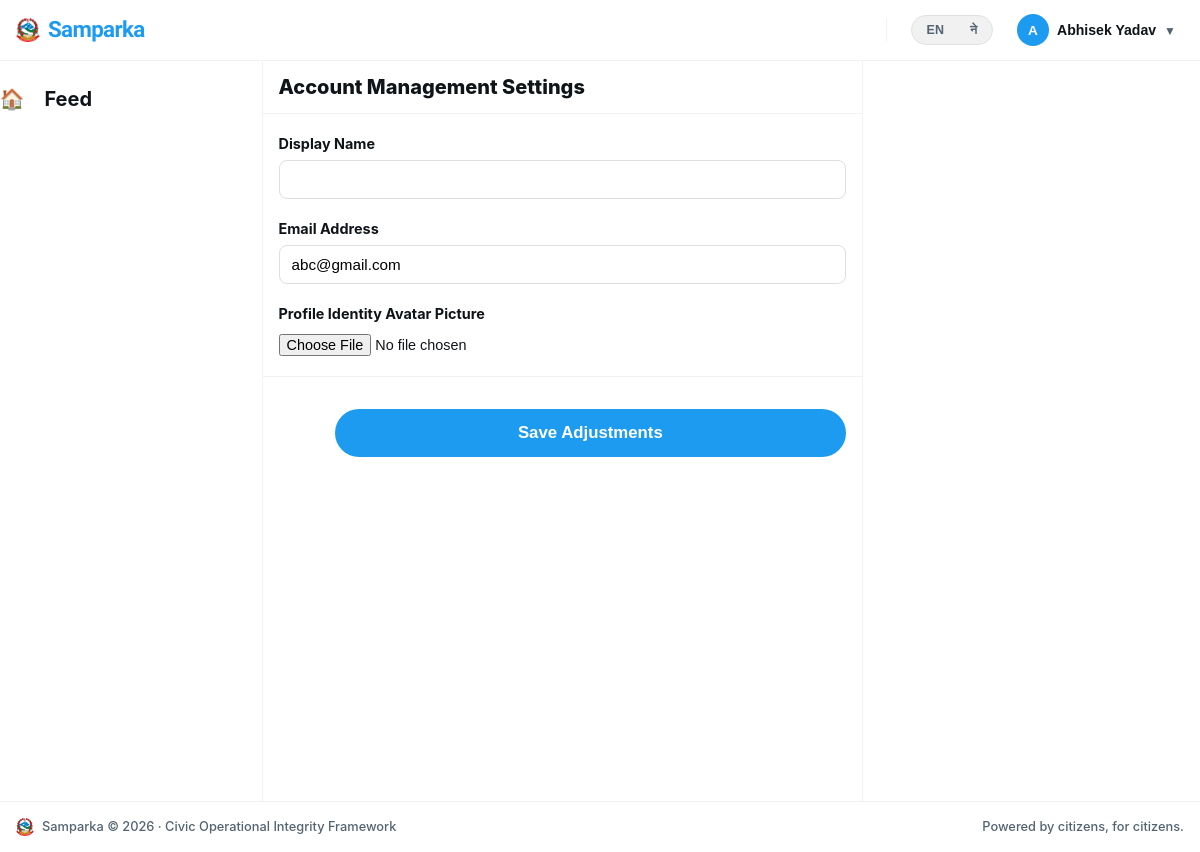
Screenshot of /accounts/profile/edit/me/ (signed in) with the database file from the repository.
### accounts/models.py (models this page shows, shortened)
class User(AbstractUser):
    avatar = models.ImageField(upload_to='avatars/', null=True, blank=True)
    bio = models.TextField(max_length=300, blank=True)
    district = models.CharField(max_length=100, blank=True)
    ward = models.CharField(max_length=100, blank=True)
    phone = models.CharField(max_length=15, blank=True)
    is_verified = models.BooleanField(default=False)
    role = models.CharField(          # ← now inside the class
        max_length=20,
        choices=ROLE_CHOICES,
        default="user"
    )
    @property
    def display_name(self):
        if self.first_name:
            return f"{self.first_name} {self.last_name}".strip()
        return self.username

### accounts/views.py (the view)
# urls.py: path('profile/edit/me/',                    views.profile_edit_view,     name='profile_edit'),
@login_required
def profile_edit_view(request):
    if request.method == 'POST':
        form = ProfileEditForm(request.POST, request.FILES, instance=request.user)
        if form.is_valid():
            form.save()
            messages.success(request, 'Profile updated successfully.')
            return redirect('accounts:profile', username=request.user.username)
    else:
        form = ProfileEditForm(instance=request.user)
    return render(request, 'accounts/profile_edit.html', {'form': form})

### accounts/forms.py
class ProfileEditForm(forms.ModelForm):
    class Meta:
        model = User
        fields = ['first_name', 'last_name', 'email', 'bio', 'avatar', 'district', 'ward', 'phone']
        widgets = {
            'bio': forms.Textarea(attrs={'rows': 3, 'class': 'form-input'}),
        }
    def __init__(self, *args, **kwargs):
        super().__init__(*args, **kwargs)
        for name, field in self.fields.items():
            if name != 'bio':
                field.widget.attrs['class'] = 'form-input'

### accounts/context_processors.py (called while the page is built)
def notifications(request):
    if request.user.is_authenticated:
        return {
            'unread_count': request.user.notifications.filter(is_read=False).count()
        }
    return {'unread_count': 0}

### accounts/templates/accounts/profile_edit.html (shortened to what this page needs)
{% extends "base.html" %}
{% load i18n %}
{% block content %}
<div class="x-workspace-container">
  <aside class="x-panel-left">
    <div class="x-sticky-scroll-box">
      <nav class="x-v-nav">
        <a href="{% url 'complaints:feed' %}" class="x-v-link">
          <span class="x-v-icon">🏠</span>
          <span class="x-v-label">{% trans "Feed" %}</span>
        </a>
      </nav>
    </div>
  </aside>
  <main class="x-panel-center">
    <div class="x-center-filter-row" style="position: static; margin-bottom: 20px;">
      <h2 style="font-size: 1.25rem; font-weight: 800;">{% trans "Account Management Settings" %}</h2>
    </div>
    <form method="post" enctype="multipart/form-data">
      <div class="x-form-group">
        <label for="id_display_name">{% trans "Display Name" %}</label>
        <input type="text" name="display_name" id="id_display_name" value="{{ form.display_name.value|default_if_none:'' }}" class="x-form-input" required>
      </div>
      <div class="x-form-group">
        <label for="id_email">{% trans "Email Address" %}</label>
        <input type="email" name="email" id="id_email" value="{{ form.email.value|default_if_none:'' }}" class="x-form-input" required>
      </div>
      <div class="x-form-group">
        <label for="id_avatar">{% trans "Profile Identity Avatar Picture" %}</label>
        <input type="file" name="avatar" id="id_avatar" style="font-size: 0.9rem; margin-top: 4px;">
      </div>
      <div class="x-submit-bar">
        <button type="submit" class="x-v-post-btn" style="width: auto; margin-top: 0; padding: 10px 24px; cursor: pointer; border: none;">
          {% trans "Save Adjustments" %}
        </button>
      </div>
    </form>
  </main>
  <aside class="x-panel-right"></aside>
</div>
{% endblock %}

### templates/base.html (shortened to what this page needs)
<!DOCTYPE html>
<html lang="{{ LANGUAGE_CODE }}">
<head>
  {% load static %}
  {% load i18n %}
  <link rel="stylesheet" href="https://unpkg.com/leaflet@1.9.4/dist/leaflet.css" />
  <link rel="stylesheet" href="{% static 'css/main.css' %}?v=105" />
  <link rel="stylesheet" href="{% static 'css/footer.css' %}?v=105" />
</head>
<body>
{% get_current_language as CURRENT_LANGUAGE %}
<div class="x-app-wrapper" style="display: flex; flex-direction: column; min-height: 100vh;">
  <header class="x-global-header">
    <div class="x-header-inner">
<a href="{% url 'complaints:feed' %}" class="x-header-brand" style="text-decoration: none; display: flex; align-items: center; gap: 8px;">
  <img src="/media/complaints/images/nepal-emblem.png" alt="{% trans 'Nepal Emblem' %}" width="24" height="24" style="object-fit: contain;">
  <span class="x-brand-text" style="font-family: 'Sora', sans-serif; font-weight: 800; font-size: 1.4rem; letter-spacing: -0.03em; color: var(--accent-blue, #1d9bf0);">
    {% if CURRENT_LANGUAGE == 'ne' %}सम्पर्क{% else %}Samparka{% endif %}
  </span>
</a>
      <div class="x-header-links">
        <div class="x-header-actions-group">
          <form action="{% url 'set_language' %}" method="post" class="lang-switch" id="lang-form-auth">
  <input type="hidden" name="language" id="lang-input-auth" value="{% get_current_language as CURRENT_LANGUAGE %}{{ CURRENT_LANGUAGE }}">
  <div class="lang-toggle">
    <button type="button" class="lang-option {% if CURRENT_LANGUAGE == 'en' %}active{% endif %}" onclick="switchLanguage(this, 'en')">EN</button>
    <button type="button" class="lang-option {% if CURRENT_LANGUAGE == 'ne' %}active{% endif %}" onclick="switchLanguage(this, 'ne')">ने</button>
  </div>
</form>
          {% if user.is_authenticated %}
            <div class="nav-user-menu">
              <button class="nav-user-btn" onclick="toggleUserMenu(this, event)" style="background: none; border: none; display: flex; align-items: center; gap: 8px; cursor: pointer; padding: 4px 8px; border-radius: 999px; transition: background 0.2s;" onmouseover="this.style.background='var(--bg-subtle)'" onmouseout="this.style.background='none'">
                {% if user.avatar %}
                  <img src="{{ user.avatar.url }}" alt="{{ user.username }}" style="width: 32px; height: 32px; border-radius: 50%; object-fit: cover; border: 1px solid var(--border-color);" />
                {% else %}
                  <span style="width: 32px; height: 32px; border-radius: 50%; background: var(--accent-blue, #1d9bf0); display: inline-flex; align-items: center; justify-content: center; font-weight: 800; color: #ffffff; font-size: 0.85rem;">{{ user.username|first|upper }}</span>
                {% endif %}
                <span class="nav-username" style="font-weight: 700; font-size: 0.88rem; color: var(--text-main, #0f1419); max-width: 110px; overflow: hidden; text-overflow: ellipsis; white-space: nowrap;">{{ user.display_name }}</span>
                <span style="font-size: 0.75rem; color: var(--text-muted); padding-top: 2px;">▼</span>
              </button>
            </div>
          {% endif %}
        </div>
      </div>
    </div>
  </header>
  <main class="main-content" style="flex: 1 0 auto; display: flex; flex-direction: column;">
    {% block content %}{% endblock %}
  </main>
  <footer class="footer" style="background-color: #ffffff; border-top: 1px solid var(--border-color, #eff3f4); padding: 16px 0; flex-shrink: 0;">
    <div class="container footer-inner" style="max-width: 1250px; margin: 0 auto; padding: 0 16px; display: flex; align-items: center; justify-content: space-between; font-size: 0.8rem; color: var(--text-muted, #536471);">
      <div style="display: flex; align-items: center; gap: 8px;">
        <img src="/media/complaints/images/nepal-emblem.png" alt="{% trans 'Nepal Emblem' %}" width="18" height="18" style="object-fit: contain;">
        <span style="font-weight: 500;">Samparka &copy; 2026 &middot; {% trans "Civic Operational Integrity Framework" %}</span>
      </div>
      <div style="font-weight: 500;">{% trans "Powered by citizens, for citizens." %}</div>
    </div>
  </footer>
</div>
</body>
</html>

### static/css/main.css (style rules this page uses)
:root { --bg-global: #ffffff; --bg-subtle: #f7f9fa; --border-color: #eff3f4; --text-main: #0f1419; --text-muted: #536471; --accent-blue: #1d9bf0; --accent-blue-hover: #1a8cd8; --accent-blue-light: #e8f5fe; --accent-red: #f4212e; --font-stack: -apple-system, BlinkMacSystemFont, "Segoe UI", Roboto, Helvetica, Arial, sans-serif; }
* { margin: 0; padding: 0; box-sizing: border-box; }
body { font-family: var(--font-stack); background-color: var(--bg-global); color: var(--text-main); line-height: 1.4; overflow-y: scroll; }
.main-content, main, .wrapper { max-width: 100%; width: 100%; padding: 0; margin: 0; }
.x-workspace-container { display: grid !important; grid-template-columns: 275px 600px 350px !important; justify-content: center !important; width: 100% !important; max-width: 1232px !important; margin: 0 auto !important; min-height: calc(100vh - 60px) !important; }
.x-sticky-scroll-box { position: sticky !important; top: 60px !important; height: calc(100vh - 60px) !important; display: flex !important; flex-direction: column !important; padding-top: 12px !important; padding-bottom: 12px !important; }
.x-panel-left { border-right: 1px solid var(--border-color) !important; padding-right: 12px !important; }
.x-v-nav { display: flex !important; flex-direction: column !important; gap: 4px !important; }
.x-v-link { display: inline-flex !important; align-items: center !important; gap: 20px !important; padding: 12px 20px 12px 12px !important; border-radius: 9999px !important; color: var(--text-main) !important; font-size: 1.25rem !important; font-weight: 700 !important; text-decoration: none !important; transition: background-color 0.2s ease !important; width: max-content !important; }
.x-v-post-btn { display: flex !important; align-items: center !important; justify-content: center !important; width: 90% !important; margin-top: 16px !important; background-color: var(--accent-blue) !important; color: #ffffff !important; padding: 14px !important; border-radius: 9999px !important; font-size: 1.05rem !important; font-weight: 700 !important; text-decoration: none !important; transition: background-color 0.2s !important; }
.x-panel-center { border-right: 1px solid var(--border-color) !important; min-width: 0 !important; }
.x-center-filter-row { position: sticky !important; top: 54px !important; background-color: rgba(255, 255, 255, 0.85) !important; backdrop-filter: blur(12px) !important; z-index: 10 !important; padding: 12px 16px !important; border-bottom: 1px solid var(--border-color) !important; }
.x-panel-right { padding-left: 24px !important; }
.main-content { position: relative !important; z-index: 1 !important; display: block !important; pointer-events: auto !important; }
.x-panel-left, .x-v-dept-scroll-wrapper, .x-v-link { position: relative !important; z-index: 999 !important; pointer-events: auto !important; }
.lang-toggle { display: inline-flex; background: var(--bg, #F1F1F1); border: 1px solid var(--border, #E0E0E0); border-radius: 999px; padding: 3px; gap: 2px; }
.lang-option { border: none; background: transparent; padding: 4px 12px; font-size: 0.78rem; font-weight: 600; border-radius: 999px; cursor: pointer; color: var(--text-muted, #666); transition: background 0.2s ease, color 0.2s ease; }

### static/css/footer.css (style rules this page uses)
.footer { border-top: 1px solid var(--border-color); background: var(--bg-subtle); padding: 1.25rem 1rem; margin-top: auto; width: 100%; box-sizing: border-box; }
.footer-inner { display: flex; align-items: center; gap: 0.75rem; font-size: 0.85rem; color: var(--text-muted); max-width: 1232px; margin: 0 auto; }

### templates/base.html (style rules this page uses)
.x-global-header { position: sticky !important; top: 0 !important; z-index: 1000 !important; background-color: rgba(255, 255, 255, 0.95); backdrop-filter: blur(8px); border-bottom: 1px solid var(--border-color, #eff3f4); }
.x-header-inner { display: flex; align-items: center; justify-content: space-between; max-width: 1250px; margin: 0 auto; padding: 0 16px; height: 60px; }
.x-header-links { display: flex; align-items: center; gap: 24px; }
.x-header-actions-group { display: flex; align-items: center; gap: 16px; }
.nav-user-menu { position: relative; display: inline-block; }

### rows the page displays
User: username|first "A", display_name "Abhisek Yadav", email "abc@gmail.com"
